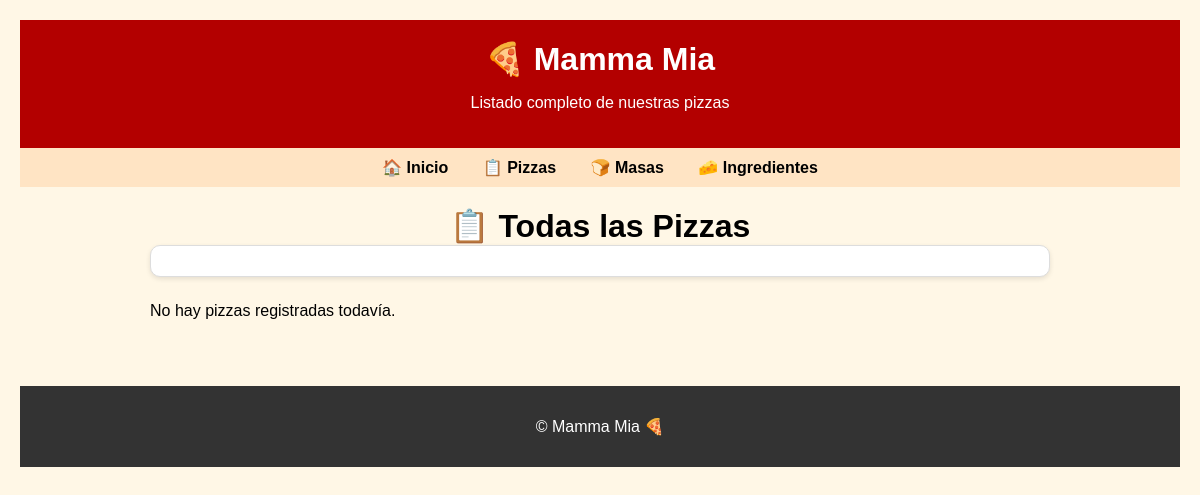
The page /pizzas/ on the database as committed earlier.
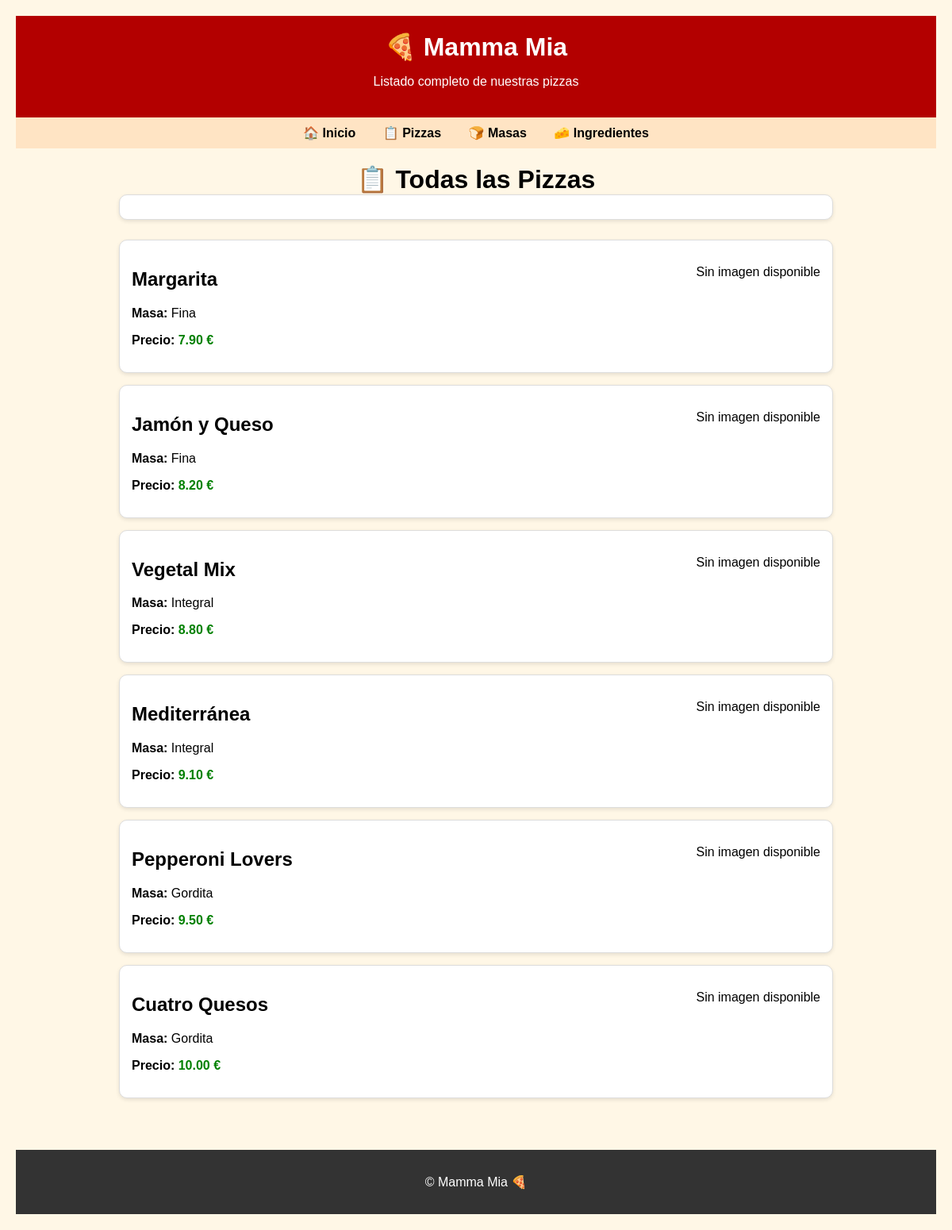
The same page on the database as committed later.
### mammaMia/models.py (models this page shows, shortened)
class Pizza(models.Model):
    nombre = models.CharField(max_length=100)
    masa = models.ForeignKey(Masa, on_delete=models.PROTECT, related_name='pizzas')
    ingredientes = models.ManyToManyField(Ingrediente, related_name='pizzas', blank=True)
    precio = models.DecimalField(max_digits=6, decimal_places=2)
    descripcion = models.TextField(blank=True)
    imagen = models.ImageField(upload_to='pizzas/', blank=True, null=True)

class Masa(models.Model):
    nombre = models.CharField(max_length=50, unique=True)
    descripcion = models.TextField(blank=True)

### mammaMia/views.py (the view)
# urls.py: path('pizzas/', views.todasLasPizzas, name='todasLasPizzas'),
def todasLasPizzas(request):
    pizzas = Pizza.objects.all().order_by('precio')
    masas = Masa.objects.all().order_by('nombre')
    ingredientes = Ingrediente.objects.all()
    masa_id = request.GET.get('masa')
    ingredientes_ids = request.GET.getlist('ingredientes')
    if masa_id:
        pizzas = pizzas.filter(masa_id=masa_id)
    if ingredientes_ids:
        for ing_id in ingredientes_ids:
            pizzas = pizzas.filter(ingredientes__id=ing_id)
    pizzas = pizzas.distinct()  # evitar duplicados si hay joins
    context = {
        'pizzas': pizzas,
        'masas': masas,
        'ingredientes': ingredientes,
        'masa_seleccionada': masa_id,
        'ingredientes_seleccionados': list(map(int, ingredientes_ids))
    }
    return render(request, 'mammaMia/todasPizzas.html', context)

### mammaMia/templates/mammaMia/todasPizzas.html (shortened to what this page needs)
{% extends 'mammaMia/base.html' %}
{% block subtitle %}Listado completo de nuestras pizzas{% endblock %}
{% block content %}
    <h1 style="text-align:center;">📋 Todas las Pizzas</h1>
    <form method="get" class="filtro-form">
    </form>
    {% if pizzas %}
        {% for pizza in pizzas %}
        <div class="pizza">
            <div class="pizza-contenido">
                <div class="pizza-info">
                    <a href="{% url 'detallePizza' pizza.id %}" class="pizza-link"></a>
                        <h2>{{ pizza.nombre }}</h2>
                    <p><strong>Masa:</strong> {{ pizza.masa.nombre }}</p>
                    <p><strong>Precio:</strong> <span class="precio">{{ pizza.precio }} €</span></p>
                </div>
                <div class="pizza-imagen">
                    {% if pizza.imagen %}
                        <img src="{{ pizza.imagen.url }}" alt="{{ pizza.nombre }}">
                    {% else %}
                        <p>Sin imagen disponible</p>
                    {% endif %}
                </div>
            </div>
        </div>
        {% endfor %}
    {% else %}
        <p>No hay pizzas registradas todavía.</p>
    {% endif %}
{% endblock %}

Rows that differ between the two databases and show on the page:
added Pizza: nombre "Margarita", masa.nombre "Fina", precio "7.90", shows "Sin imagen disponible"
added Pizza: nombre "Jamón y Queso", masa.nombre "Fina", precio "8.20", shows "Sin imagen disponible"
added Pizza: nombre "Vegetal Mix", masa.nombre "Integral", precio "8.80", shows "Sin imagen disponible"
added Pizza: nombre "Mediterránea", masa.nombre "Integral", precio "9.10", shows "Sin imagen disponible"
added Pizza: nombre "Pepperoni Lovers", masa.nombre "Gordita", precio "9.50", shows "Sin imagen disponible"
added Pizza: nombre "Cuatro Quesos", masa.nombre "Gordita", precio "10.00", shows "Sin imagen disponible"
Other text that changed with them:
text no longer shown: "No hay pizzas registradas todavía."
